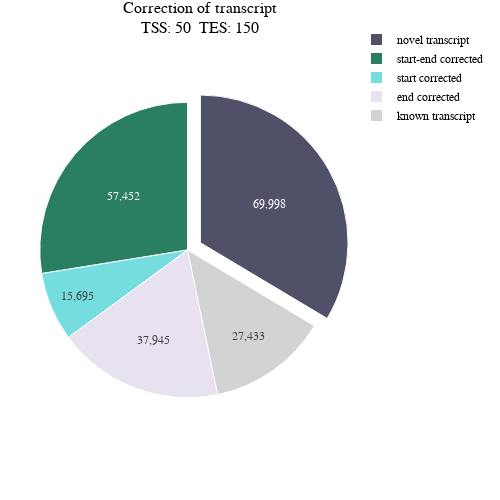

Here is the notebook cell this chart was saved with:
### Code cell
fig.show()
fig.write_image("transcript.png")

### Figure 1 — Plotly figure (JSON) as saved in the notebook; plotly's stock layout.template omitted (floating-point values rounded to 4 significant figures)
{"data": [{"hole": 0, "insidetextorientation": "auto", "labels": ["novel transcript", "start-end corrected", "start corrected", "end corrected", "known transcript"], "marker": {"colors": ["#505168", "#2A7F62", "#75DDDD", "#E8E1EF", "lightgrey"], "line": {"color": "white", "width": 1}}, "pull": [0.1, 0, 0, 0, 0], "sort": false, "textfont": {"size": 12}, "textinfo": "value", "type": "pie", "values": [69998, 57452, 15695, 37945, 27433]}], "layout": {"font": {"color": "black", "family": "Arial", "size": 12}, "height": 500, "margin": {"b": 25, "l": 25, "r": 25, "t": 25}, "paper_bgcolor": "white", "plot_bgcolor": "white", "title": {"font": {"color": "black", "family": "Arial", "size": 16}, "text": "Correction of transcript<br>TSS: 50  TES: 150", "x": 0.4}, "width": 500}}
